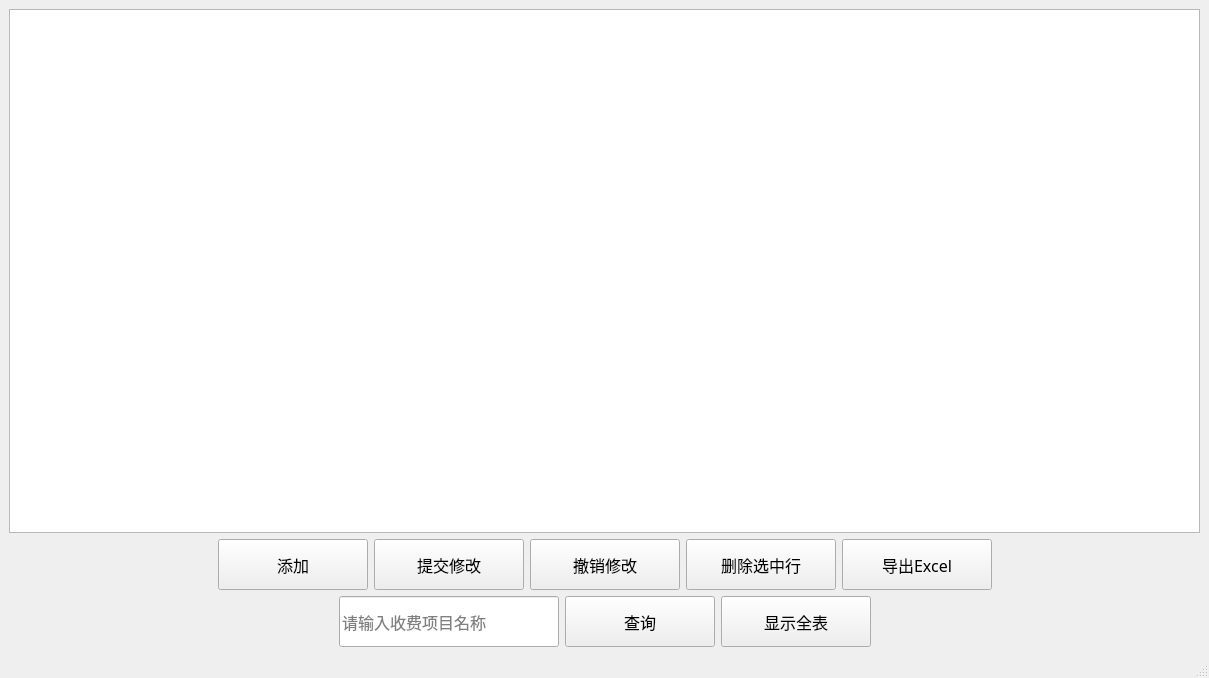
<?xml version="1.0" encoding="UTF-8"?>
<ui version="4.0">
 <class>chargeManage</class>
 <widget class="QMainWindow" name="chargeManage">
  <property name="geometry">
   <rect>
    <x>0</x>
    <y>0</y>
    <width>1209</width>
    <height>678</height>
   </rect>
  </property>
  <property name="windowTitle">
   <string>MainWindow</string>
  </property>
  <widget class="QWidget" name="centralwidget">
   <layout class="QGridLayout" name="gridLayout">
    <item row="0" column="0">
     <layout class="QVBoxLayout" name="verticalLayout">
      <item>
       <widget class="QTableView" name="tableView">
        <property name="font">
         <font>
          <family>宋体</family>
          <pointsize>12</pointsize>
         </font>
        </property>
        <property name="styleSheet">
         <string notr="true"/>
        </property>
       </widget>
      </item>
      <item>
       <layout class="QHBoxLayout" name="horizontalLayout_2">
        <item>
         <spacer name="horizontalSpacer">
          <property name="orientation">
           <enum>Qt::Horizontal</enum>
          </property>
          <property name="sizeHint" stdset="0">
           <size>
            <width>40</width>
            <height>20</height>
           </size>
          </property>
         </spacer>
        </item>
        <item>
         <widget class="QPushButton" name="pushButton_add_2">
          <property name="sizePolicy">
           <sizepolicy hsizetype="Maximum" vsizetype="Maximum">
            <horstretch>0</horstretch>
            <verstretch>0</verstretch>
           </sizepolicy>
          </property>
          <property name="minimumSize">
           <size>
            <width>150</width>
            <height>51</height>
           </size>
          </property>
          <property name="maximumSize">
           <size>
            <width>150</width>
            <height>51</height>
           </size>
          </property>
          <property name="font">
           <font>
            <family>Agency FB</family>
            <pointsize>12</pointsize>
           </font>
          </property>
          <property name="text">
           <string>添加</string>
          </property>
         </widget>
        </item>
        <item>
         <widget class="QPushButton" name="pushButton_update_2">
          <property name="sizePolicy">
           <sizepolicy hsizetype="Maximum" vsizetype="Maximum">
            <horstretch>0</horstretch>
            <verstretch>0</verstretch>
           </sizepolicy>
          </property>
          <property name="minimumSize">
           <size>
            <width>150</width>
            <height>51</height>
           </size>
          </property>
          <property name="maximumSize">
           <size>
            <width>150</width>
            <height>51</height>
           </size>
          </property>
          <property name="font">
           <font>
            <family>Agency FB</family>
            <pointsize>12</pointsize>
           </font>
          </property>
          <property name="text">
           <string>提交修改</string>
          </property>
         </widget>
        </item>
        <item>
         <widget class="QPushButton" name="pushButton_rollbackupdate">
          <property name="sizePolicy">
           <sizepolicy hsizetype="Maximum" vsizetype="Maximum">
            <horstretch>0</horstretch>
            <verstretch>0</verstretch>
           </sizepolicy>
          </property>
          <property name="minimumSize">
           <size>
            <width>150</width>
            <height>51</height>
           </size>
          </property>
          <property name="maximumSize">
           <size>
            <width>150</width>
            <height>51</height>
           </size>
          </property>
          <property name="font">
           <font>
            <family>Agency FB</family>
            <pointsize>12</pointsize>
           </font>
          </property>
          <property name="text">
           <string>撤销修改</string>
          </property>
         </widget>
        </item>
        <item>
         <widget class="QPushButton" name="pushButton_delete_2">
          <property name="sizePolicy">
           <sizepolicy hsizetype="Maximum" vsizetype="Maximum">
            <horstretch>0</horstretch>
            <verstretch>0</verstretch>
           </sizepolicy>
          </property>
          <property name="minimumSize">
           <size>
            <width>150</width>
            <height>51</height>
           </size>
          </property>
          <property name="maximumSize">
           <size>
            <width>150</width>
            <height>51</height>
           </size>
          </property>
          <property name="font">
           <font>
            <family>Agency FB</family>
            <pointsize>12</pointsize>
           </font>
          </property>
          <property name="text">
           <string>删除选中行</string>
          </property>
         </widget>
        </item>
        <item>
         <widget class="QPushButton" name="pushButton_out_2">
          <property name="minimumSize">
           <size>
            <width>150</width>
            <height>51</height>
           </size>
          </property>
          <property name="maximumSize">
           <size>
            <width>150</width>
            <height>51</height>
           </size>
          </property>
          <property name="font">
           <font>
            <family>宋体</family>
            <pointsize>12</pointsize>
           </font>
          </property>
          <property name="text">
           <string>导出Excel</string>
          </property>
         </widget>
        </item>
        <item>
         <spacer name="horizontalSpacer_2">
          <property name="orientation">
           <enum>Qt::Horizontal</enum>
          </property>
          <property name="sizeHint" stdset="0">
           <size>
            <width>40</width>
            <height>20</height>
           </size>
          </property>
         </spacer>
        </item>
       </layout>
      </item>
      <item>
       <layout class="QHBoxLayout" name="horizontalLayout">
        <item>
         <spacer name="horizontalSpacer_3">
          <property name="orientation">
           <enum>Qt::Horizontal</enum>
          </property>
          <property name="sizeHint" stdset="0">
           <size>
            <width>40</width>
            <height>20</height>
           </size>
          </property>
         </spacer>
        </item>
        <item>
         <widget class="QLineEdit" name="lineEdit_carnum">
          <property name="minimumSize">
           <size>
            <width>220</width>
            <height>51</height>
           </size>
          </property>
          <property name="maximumSize">
           <size>
            <width>220</width>
            <height>51</height>
           </size>
          </property>
          <property name="font">
           <font>
            <family>宋体</family>
            <pointsize>12</pointsize>
           </font>
          </property>
          <property name="placeholderText">
           <string>请输入收费项目名称</string>
          </property>
         </widget>
        </item>
        <item>
         <widget class="QPushButton" name="pushButton_serch">
          <property name="sizePolicy">
           <sizepolicy hsizetype="Maximum" vsizetype="Maximum">
            <horstretch>0</horstretch>
            <verstretch>0</verstretch>
           </sizepolicy>
          </property>
          <property name="minimumSize">
           <size>
            <width>150</width>
            <height>51</height>
           </size>
          </property>
          <property name="maximumSize">
           <size>
            <width>150</width>
            <height>51</height>
           </size>
          </property>
          <property name="font">
           <font>
            <family>Agency FB</family>
            <pointsize>12</pointsize>
           </font>
          </property>
          <property name="text">
           <string>查询</string>
          </property>
         </widget>
        </item>
        <item>
         <widget class="QPushButton" name="pushButton_showall">
          <property name="sizePolicy">
           <sizepolicy hsizetype="Maximum" vsizetype="Maximum">
            <horstretch>0</horstretch>
            <verstretch>0</verstretch>
           </sizepolicy>
          </property>
          <property name="minimumSize">
           <size>
            <width>150</width>
            <height>51</height>
           </size>
          </property>
          <property name="maximumSize">
           <size>
            <width>150</width>
            <height>51</height>
           </size>
          </property>
          <property name="font">
           <font>
            <family>Agency FB</family>
            <pointsize>12</pointsize>
           </font>
          </property>
          <property name="text">
           <string>显示全表</string>
          </property>
         </widget>
        </item>
        <item>
         <spacer name="horizontalSpacer_4">
          <property name="orientation">
           <enum>Qt::Horizontal</enum>
          </property>
          <property name="sizeHint" stdset="0">
           <size>
            <width>40</width>
            <height>20</height>
           </size>
          </property>
         </spacer>
        </item>
       </layout>
      </item>
     </layout>
    </item>
   </layout>
  </widget>
  <widget class="QMenuBar" name="menubar">
   <property name="geometry">
    <rect>
     <x>0</x>
     <y>0</y>
     <width>1209</width>
     <height>25</height>
    </rect>
   </property>
  </widget>
  <widget class="QStatusBar" name="statusbar"/>
 </widget>
 <resources/>
 <connections/>
</ui>
